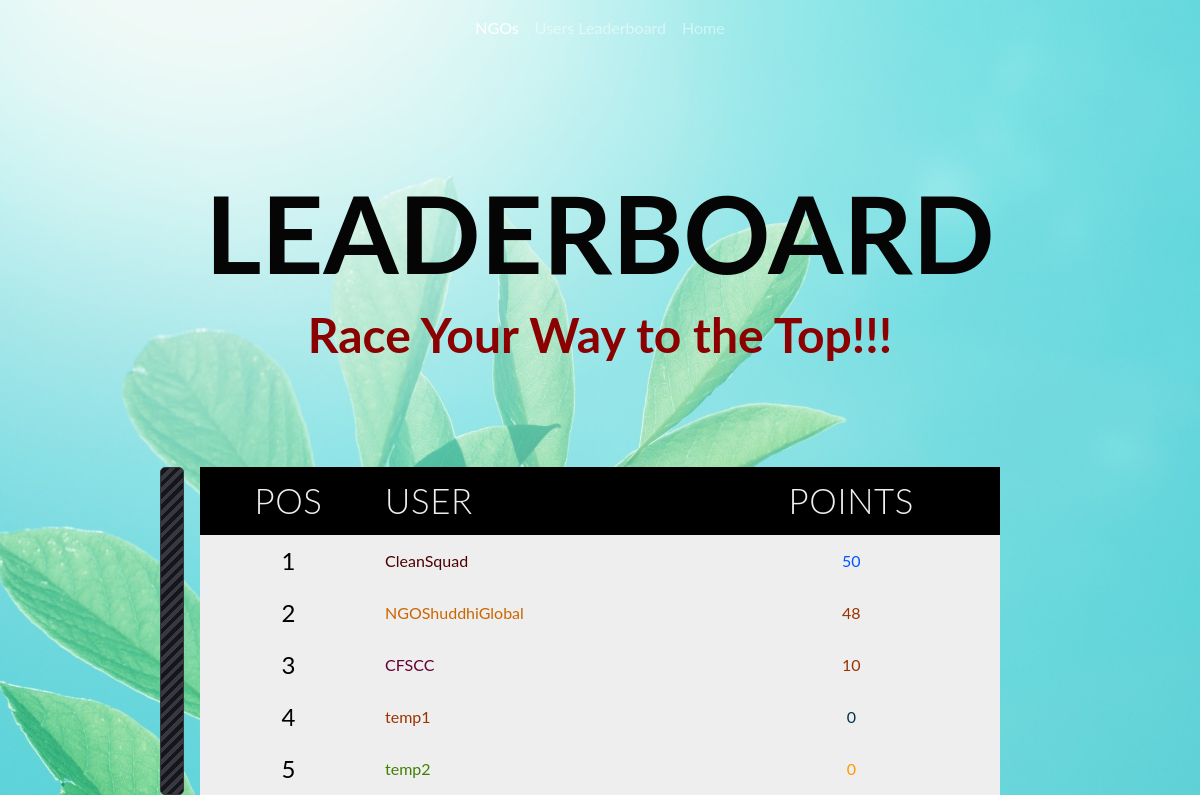
The app's page /ngos-leaderboard/ with its own data.
### proj/models.py (models this page shows)
class UserContributionModel(models.Model):
    user = models.OneToOneField(User, on_delete=models.CASCADE)
    contribution = models.PositiveSmallIntegerField(default=0)
    workCompleted = models.PositiveSmallIntegerField(
        default=0)  # Specific for NGO
    field_history = FieldHistoryTracker(['contribution'])

### proj/views.py (the view)
# urls.py: path('ngos-leaderboard/', NGOLeaderboard, name='NGOLeaderboard'),
def NGOLeaderboard(request):
    li = UserContributionModel.objects.order_by('-contribution')
    l1 = []
    print(li)
    for x in li:
        if(x.user.groups.all()[0].name == "NGO"):
            l1.append(x)
    l1 = l1[:100]
    print(l1)
    return render(request, 'LeaderBoard.html', {"list": l1})

### proj/templates/LeaderBoard.html (shortened to what this page needs)
{% load static %}
<!DOCTYPE html>
<html lang="en">
<head>
    <link rel="stylesheet" href="https://stackpath.bootstrapcdn.com/bootstrap/4.5.0/css/bootstrap.min.css">
    <link rel="stylesheet" href="{% static 'css/leaderboard.css' %}">
</head>
<body>
    <nav class="navbar navbar-expand-sm  navbar-dark scrolling-navbar">
        <div class="container">
            <div class="collapse navbar-collapse" id="navbarSupportedContent">
                <ul class="navbar-nav mr-auto">
                    <li class="nav-item active">
                        <a class="nav-link" href="/ngos-leaderboard/">NGOs
            </a>
                    </li>
                    <li class="nav-item">
                        <a class="nav-link" href="/user-leaderboard/">Users Leaderboard</a>
                    </li>
                    <li class="nav-item">
                        <a class="nav-link" href="/">Home</a>
                    </li>
                </ul>
            </div>
        </div>
    </nav>
    <br>
    <br>
    <div class="jumbotron" style="background-color: transparent;">
        <h1 style="color: rgb(4, 5, 4); text-align: center; font-size: 9vw; font-weight: bolder;">LEADERBOARD</h1>
        <h3 style="color: darkred; text-align: center; font-size: 4vw; font-weight: bold;">Race Your Way to the Top!!!</h3>
    </div>
    <table>
        <THEAD>
            <tr style="color: azure; background-color: black !important">
                <th style="font-size: 2.9vw;">
                    Pos
                </th>
                <th style="font-size: 2.9vw;">
                    User
                </th>
                <th style="font-size: 2.9vw;">
                    Points
                </th>
            </tr>
        </THEAD>
        <tbody>
            {% for x in list %}
            <tr>
                <td style="font-size: 2vw;">{{forloop.counter}}</td>
                <td class="name" style="font-size: 4.8vw;">{{x.user}}</td>
                <td class="contributions" style="font-size: 4.8vw;">{{x.contribution}}</td>
            </tr>
            {% endfor %}
        </tbody>
    </table>
</body>
</html>

### proj/static/css/leaderboard.css (style rules this page uses)
* { box-sizing: border-box; margin: 0; padding: 0; color: black; }
body { background: #15151E; color: rgba(85, 119, 88, 0.9); font-family: 'Rubik', sans-serif; display: flex; background: url('../img/login-bg.jpg'); font-family: "lato", sans-serif; background-size: cover; height: -webkit-fill-available; ; background-repeat: no-repeat; background-position: center; flex-direction: column; align-items: center; }
THEAD { background-color: rgb(10, 8, 8); }
table { margin: 0rem 1rem; position: relative; width: calc(90vw - 2rem); max-width: 800px; border-spacing: 0 1rem; }
table:before { position: absolute; content: ''; right: calc(100% + 1rem); top: 0; height: 100%; width: 1.5rem; border-radius: 5px; border: 1px solid #38383F; background: repeating-linear-gradient(-45deg, #15151E 0px, #15151E 4px, #38383F 4px, #38383F 8px); }
table tr>* { text-align: center; padding: 0.5rem; }
table tr>*:nth-child(2) { text-align: left; }
table th { font-weight: 300; letter-spacing: 0.04rem; font: size 10px; ; color: #eee; text-transform: uppercase; }
tr { background-color: #eee; }

### records on screen
UserContributionModel: user "CleanSquad", contribution "50"
UserContributionModel: user "NGOShuddhiGlobal", contribution "48"
UserContributionModel: user "CFSCC", contribution "10"
UserContributionModel: user "temp1", contribution "0"
UserContributionModel: user "temp2", contribution "0"
